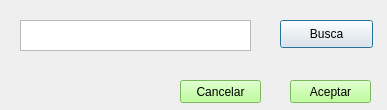
<?xml version="1.0" encoding="UTF-8"?>
<ui version="4.0">
 <class>Dialog</class>
 <widget class="QDialog" name="Dialog">
  <property name="geometry">
   <rect>
    <x>0</x>
    <y>0</y>
    <width>387</width>
    <height>110</height>
   </rect>
  </property>
  <property name="windowTitle">
   <string>Dialog</string>
  </property>
  <widget class="QPlainTextEdit" name="text_titular">
   <property name="geometry">
    <rect>
     <x>20</x>
     <y>20</y>
     <width>231</width>
     <height>31</height>
    </rect>
   </property>
  </widget>
  <widget class="QPushButton" name="btn_busca">
   <property name="geometry">
    <rect>
     <x>280</x>
     <y>20</y>
     <width>93</width>
     <height>28</height>
    </rect>
   </property>
   <property name="text">
    <string>Busca</string>
   </property>
  </widget>
  <widget class="QPushButton" name="btn_aceptar">
   <property name="geometry">
    <rect>
     <x>290</x>
     <y>80</y>
     <width>81</width>
     <height>23</height>
    </rect>
   </property>
   <property name="styleSheet">
    <string notr="true">background-color:rgb(170, 255, 127)</string>
   </property>
   <property name="text">
    <string>Aceptar</string>
   </property>
  </widget>
  <widget class="QPushButton" name="btn_cancelar">
   <property name="geometry">
    <rect>
     <x>180</x>
     <y>80</y>
     <width>81</width>
     <height>23</height>
    </rect>
   </property>
   <property name="styleSheet">
    <string notr="true">background-color:rgb(170, 255, 127)</string>
   </property>
   <property name="text">
    <string>Cancelar</string>
   </property>
  </widget>
 </widget>
 <resources/>
 <connections/>
</ui>
